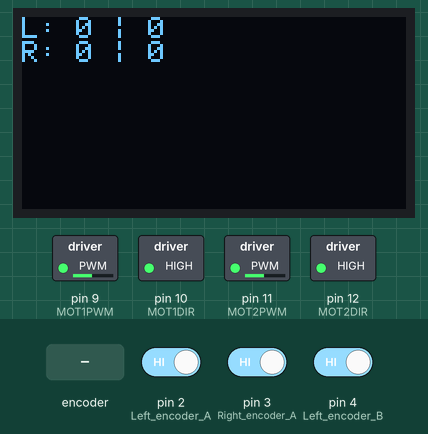
This sketch was run on a simulated Arduino Uno, built with avr-gcc and run on an emulated ATmega328P. On the bench: 128×64 one-colour display, switched loads named in the sketch (green lamp = pin HIGH). The inputs (shaded band) are chosen by the test bench; at power-on: pin 2 (Left_encoder_A) HIGH, pin 3 (Right_encoder_A) HIGH, pin 4 (Left_encoder_B) HIGH. What the sketch prints to the serial monitor is not drawn.

Above: at 2.2 s.
2.3 s: rotary encoder on pin 2 (Left_encoder_A) / pin 4 (Left_encoder_B) turned 3 steps (first pin leading)
At 3.4 s:
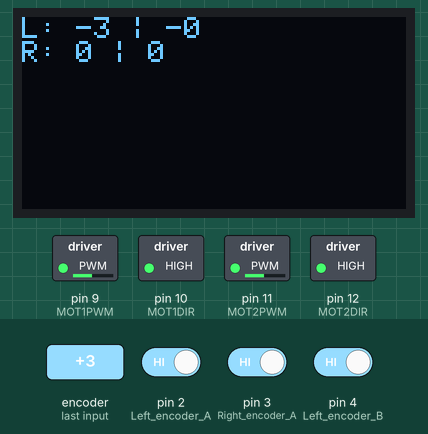
4.4 s: rotary encoder on pin 2 (Left_encoder_A) / pin 4 (Left_encoder_B) turned 1 step (first pin leading)
At 5.7 s:
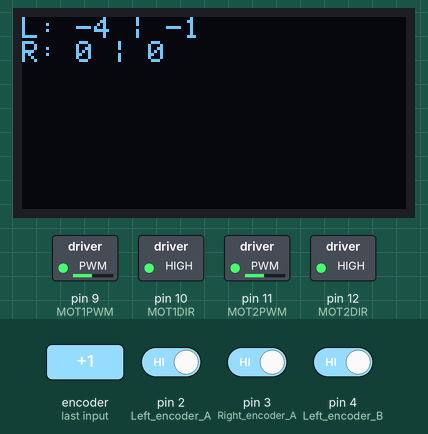
Timing chart, 0 to 7.4 s (numbered marks = the images above; inputs shaded):
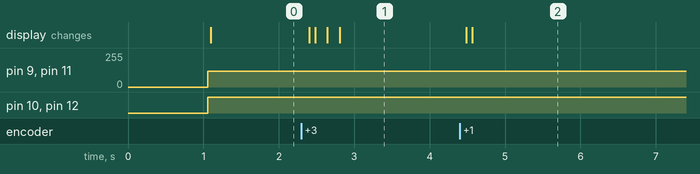

Measured:
- after the input at 2.3 s, the display: first changes after 0.10 s (image 1 shows a later state)
- after the input at 4.4 s, the display: first changes after 0.09 s (image 2 shows a later state)

The sketch:

lab03_code_release.ino
```cpp
#include <Wire.h>
#include <Adafruit_GFX.h>
#include <Adafruit_SSD1306.h>

#define SCREEN_WIDTH 128
#define SCREEN_HEIGHT 64
#define OLED_ADDR 0x3C

Adafruit_SSD1306 display(SCREEN_WIDTH, SCREEN_HEIGHT, &Wire, -1);

#define CPR 700
#define WHEEL_DIAMETER_MM 32.4
#define WHEEL_CIRCUMFERENCE_MM (WHEEL_DIAMETER_MM * 3.1416)

#define MOT1PWM  9
#define MOT1DIR 10
#define MOT2PWM 11
#define MOT2DIR 12

volatile long countL = 0;
volatile long countR = 0;

// ========== ENCODER INTERRUPTS ==========
void readEncoderL() {
  if (digitalRead(4)) ++countL;
  else{
     --countL;
  }
}

void readEncoderR() {
  if (digitalRead(5)) ++countR;
  else --countR;
}

// ========== MOTOR CONTROL ==========
void setMotor(int pwm_pin, int dir_pin, int16_t pwm) {
  pwm = constrain(pwm, -255, 255);
  if (pwm >= 0) digitalWrite(dir_pin, HIGH);
  else {
    digitalWrite(dir_pin, LOW);
    pwm = -pwm;
  }
  analogWrite(pwm_pin, pwm);
}

void setup() {
  Serial.begin(9600);
  while (!Serial);

  // OLED INIT
  if (!display.begin(SSD1306_SWITCHCAPVCC, OLED_ADDR)) {
    Serial.println("OLED init failed");
    while (true);
  }

  display.clearDisplay();
  display.setTextSize(1);
  display.setTextColor(SSD1306_WHITE);
  display.setCursor(0, 0);
  display.println("System Init...");
  display.display();
  delay(1000);

  // Encoder Pins
  pinMode(2, INPUT_PULLUP);  // Left encoder A
  pinMode(4, INPUT_PULLUP);  // Left encoder B
  pinMode(3, INPUT_PULLUP);  // Right encoder A
  pinMode(5, INPUT_PULLUP);  // Right encoder B

  attachInterrupt(digitalPinToInterrupt(2), readEncoderL, RISING);
  attachInterrupt(digitalPinToInterrupt(3), readEncoderR, RISING);

  // Motor Pins
  pinMode(MOT1PWM, OUTPUT);
  pinMode(MOT1DIR, OUTPUT);
  pinMode(MOT2PWM, OUTPUT);
  pinMode(MOT2DIR, OUTPUT);
}

void loop() {

  float brake_buffer = 0.9;  // Rev buffer before the actual target
  float target_revs = 1.964; // Target = ~200 mm
  float deadband = 0.02;
  // Compute revolutions
  float revL = (float)countL / CPR;
  float revR = (float)countR / CPR;

  // Compute distance
  float distL = revL * WHEEL_CIRCUMFERENCE_MM;
  float distR = revR * WHEEL_CIRCUMFERENCE_MM;

  // --- MOTOR CONTROL LOGIC (Bang-Bang style) ---
  target_revs = 1.96; // for ~200 mm

  int16_t pwmL = 0;
  int16_t pwmR = 0;
  deadband = 0.03;

  if (revL < target_revs - brake_buffer) pwmL = 120;  // Cruise speed
    else if (revL < target_revs - deadband) pwmL = 80;  // Slow approach
    else {
      pwmL = 0;  // Stop
      pwmR = 0;
    }

  if (revR < target_revs - brake_buffer) pwmR = 120;
    else if (revR < target_revs - deadband) pwmR = 80;
    else{
      pwmR = 0;
      pwmL = 0;
    }


  setMotor(MOT1PWM, MOT1DIR, pwmL);
  setMotor(MOT2PWM, MOT2DIR, pwmR);

  // --- SERIAL MONITOR OUTPUT ---
  Serial.print("L: Count ");
  Serial.print(countL);
  Serial.print(" | Rev ");
  Serial.print(revL, 3);
  Serial.print(" | mm ");
  Serial.print(distL, 1);

  Serial.print("    ||    ");

  Serial.print("R: Count ");
  Serial.print(countR);
  Serial.print(" | Rev ");
  Serial.print(revR, 3);
  Serial.print(" | mm ");
  Serial.println(distR, 1);

  // --- OLED DISPLAY OUTPUT ---
  display.clearDisplay();
  display.setCursor(0, 0);
  display.print("L: ");
  display.print(countL);
  display.print(" | ");
  display.println(distL, 0);

  display.print("R: ");
  display.print(countR);
  display.print(" | ");
  display.println(distR, 0);

  if (pwmL == 0 && pwmR == 0) {
    display.println("Target Reached!");
  }

  display.display();


}
```
